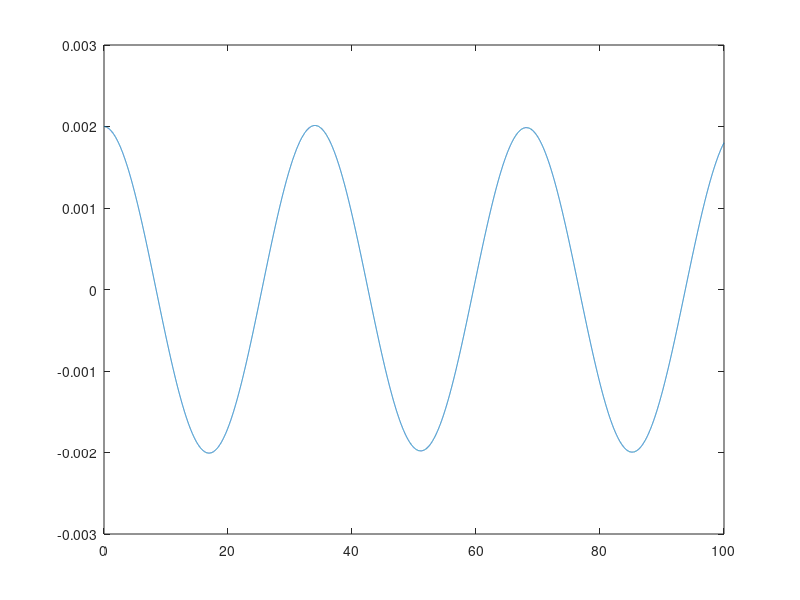
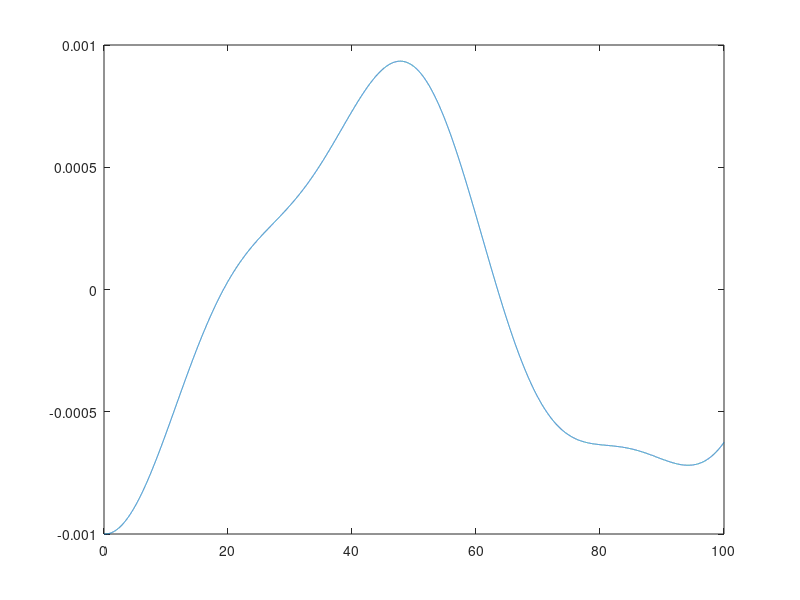
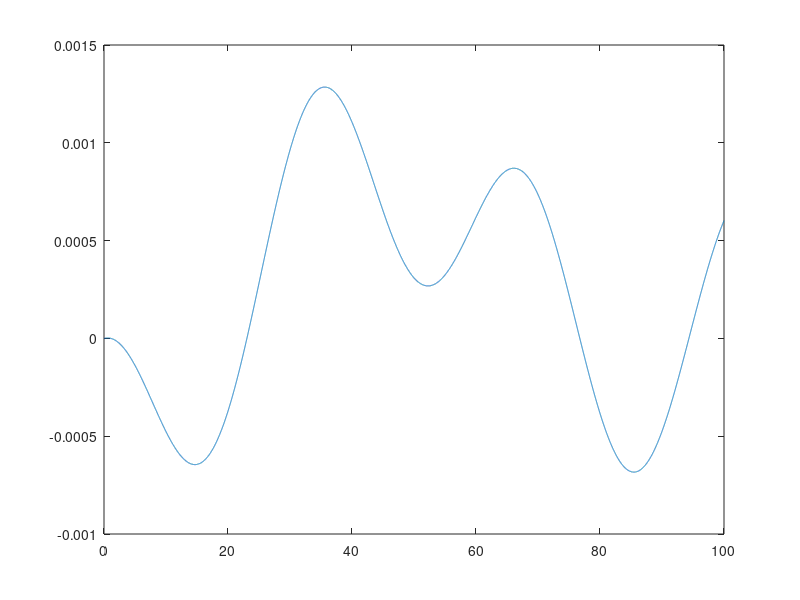
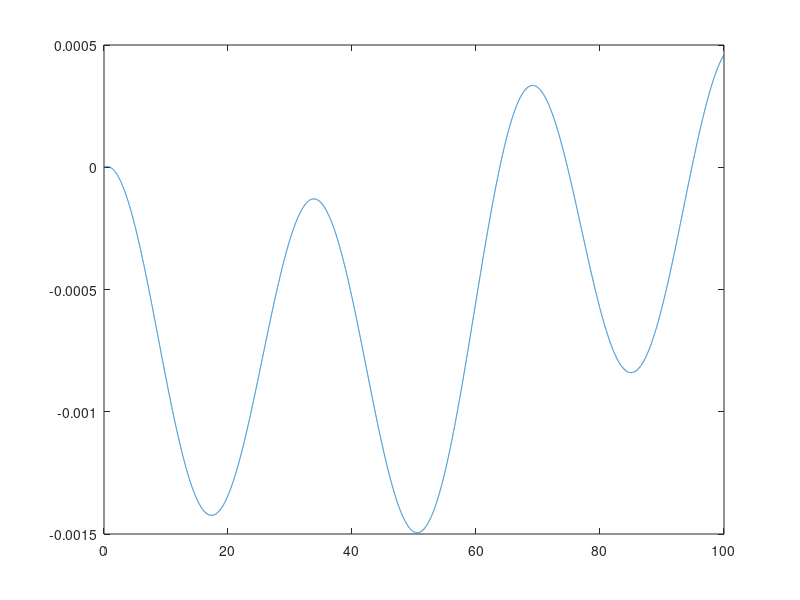

Write MATLAB code to recreate these figures, in order.

clc
clear all
close all

%%
% Datos del sistema

m1 = 25;    % Kg
m2 = m1;    % Kg
m3 = 2000;  % Kg
J = 500;    % Kg*m^2

k1 = 80;    % KN/m
k2 = 50;    % KN/m
k3 = 10;    % KN/m
k4 = k3;    % KN/m

c1 = 4000;  % N*s/m
c2 = 4000;  % N*s/m

l1 = 2;     % m
l2 = 1;     % m

gdl = 4;

dt = 0.005;
t = 0:dt:100;

% Condiciones iniciales en coordenadas geométricas
x0 = [0.002;
    -0.001;
    0;
    0];

xd0 = [0;
    0;
    0;
    0];

%%
% Matrices

M = [m1, 0, 0, 0;
    0, m2, 0, 0;
    0, 0, m3, 0;
    0, 0, 0, J];

C = [c1, 0, -c1, -c1*l1;
    0, c2, -c2, c2*l2;
    -c1, -c2, c1+c2, c1*l1 - c2*l2;
    -c1*l1, c2*l2, c1*l1 - c2*l2, c1*l1^2 + c2*l2^2];
 
K = [k1 + k2, 0, -k1, -k1*l1;
    0, k3 + k4, -k3, k3*l2;
    -k1, -k3, k1 + k3, k1*l1 - k3*l2;
    -k1*l1, k3*l2, k1*l1 - k3*l2, k1*l1^2 + k3*l2^2];

L = [k2;   % Matriz de participación de carga. Pn = L*P(t)
     k4;
     0;
     0];

zeta_n = [0.05;
    0.01;
    0.01;
    0.01];

[FI, Wn] = eig(K, M);
[X, wx] = eig(M\K);
X = fliplr(X);

Mn = diag(X'*M*X);
Kn = diag(X'*K*X);


%%
% Respuesta en vibraciones libres analíticamente


% Los wn son en realidad w^2
Wn_vec = diag(Wn);
Wnd = Wn_vec.*(1-zeta_n).^0.5;

y = zeros(4, length(t));

% Condiciones iniciales en coordenadas modales
y0 = FI'*M*x0;
yd0 = FI'*M*xd0;

for i = 1:gdl
    
   y(i, :) = (y0(i)*cos(Wnd(i)^0.5.*t) ...
   + ((yd0(i) + Wn_vec(i)^0.5*zeta_n(i)*y0(i))./Wnd(i)^0.5) ...
   .*sin(Wnd(i)^0.5.*t)).*exp(-zeta_n(i).*Wn_vec(i)^0.5.*t);
    
end

% Transformación a coordenadas geométricas
x = FI*y;

%for i = 1:gdl
%     
%     figure(i)
%     plot(t, x(i, :))
%     
% end

%% 
% Respuesta a carga periódica armónica

A = 0.04;  
lambda = 0.2;

v = 40*1000/3600;       % 40 km/h en m/s
wl = 2*pi*v/lambda;     % frec de la carga, función de la vel del auto

beta_n = wl./(Wn_vec.^0.5);
yf = zeros(4, length(t));


P0f = FI'*(A*L);        % Carga generalizada
                              %Hacer una carga con K*x*sen(omega*t)
D = ((1-beta_n.^2).^2 + (2.*zeta_n.*beta_n).^2).^-0.5;
theta = atan(2.*zeta_n.*beta_n./(1-beta_n.^2));


for i=1:gdl
    
   yf(i, :) = (P0f(i)*D(i)/Kn(i)*sin(wl*t-theta(i)));
    
end
P = zeros(4, length(t));
P(:,1)=P0f;
x(:,1)=x0;    %primer columna
%Para Mn(1)
for i=2:length(t)
  x(:,i)=(dt^2/(2*Mn(1)))*((A*L*x(i-1).*sin(wl.*t(i)))-C*xd0-K*x(:,i-1))+x(:,i-1)+dt.*xd0; %Hay que variar el P0f
  xd0=(2/dt)*(x(:,i)-x(:,i-1))-xd0;  
endfor
%Mn(2)
##for i=2:length(t)
##  x(:,i)=(dt^2/(2*Mn(2)))*((A*L*x(i-1).*sin(wl.*t(i)))-C*xd0-K*x(:,i-1))+x(:,i-1)+dt.*xd0; %Hay que variar el P0f
##  xd0=(2/dt)*(x(:,i)-x(:,i-1))-xd0;  
##endfor
%Mn(3)
##for i=2:length(t)
##  x(:,i)=(dt^2/(2*Mn(3)))*((A*L*x(i-1).*sin(wl.*t(i)))-C*xd0-K*x(:,i-1))+x(:,i-1)+dt.*xd0; %Hay que variar el P0f
##  xd0=(2/dt)*(x(:,i)-x(:,i-1))-xd0;  
##endfor
%Mn(4)
##for i=2:length(t)
##  x(:,i)=(dt^2/(2*Mn(4)))*((A*L*x(i-1).*sin(wl.*t(i)))-C*xd0-K*x(:,i-1))+x(:,i-1)+dt.*xd0; %Hay que variar el P0f
##  xd0=(2/dt)*(x(:,i)-x(:,i-1))-xd0;  
##endfor
%Cambiar porque no está bien aplicado 
for  i=1:gdl  
     figure(i)
    plot(t, x(i, :))
    
end
